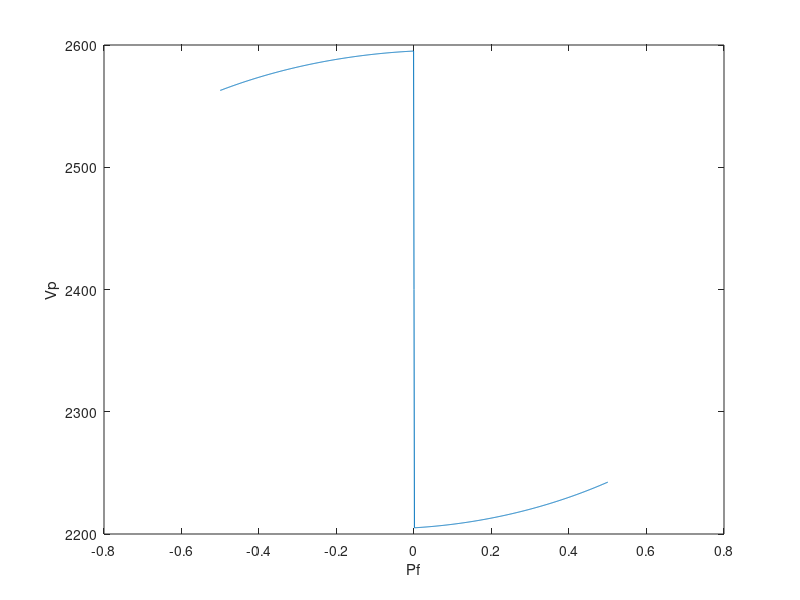

Reproduce this figure in MATLAB.

clc
clear all

S = 30e3 ;
V1 = 2400 ;
V2 = 240 ;
a = V1/V2 ;
Zeq = 1.36 + i*15.6;

I2 = S/V2;
PF = -0.5:0.001:0.5;

for k = 1:1001
    I22 = I2/a;
    PF2(k) = sqrt(1 - PF(k)^2);
    I1(k) = I22*(PF(k) + sign(PF(k))*i*PF2(k));
    V1(k) = a*V2 + I1(k)*Zeq;
end

plot(PF,abs(V1))
xlabel('Pf');
ylabel('Vp');